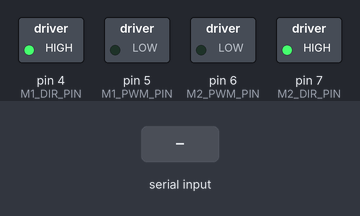
A sketch run on a simulated Arduino Uno, built with avr-gcc and run on an emulated ATmega328P. On the bench: switched loads named in the sketch (green lamp = pin HIGH). The inputs (shaded band) are chosen by the test bench. What the sketch prints to the serial monitor is not drawn.

Above: at 1.2 s.
1.3 s: "f\n" received over the second serial link
At 1.7 s:
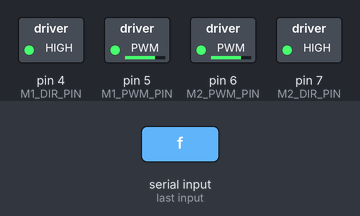
3.3 s: "b\n" received over the second serial link
At 3.7 s:
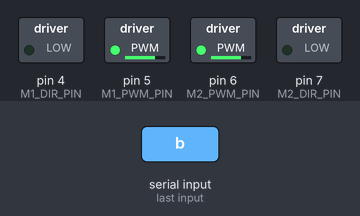
5.3 s: "l\n" received over the second serial link
At 5.7 s:
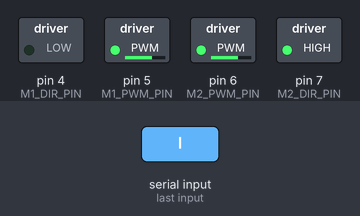
7.3 s: "r\n" received over the second serial link
At 7.6 s:
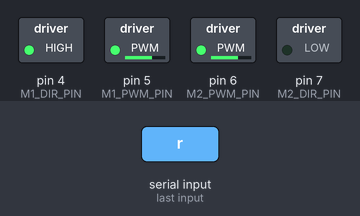
Timing chart, 0 to 10.3 s (numbered marks = the images above; inputs shaded):
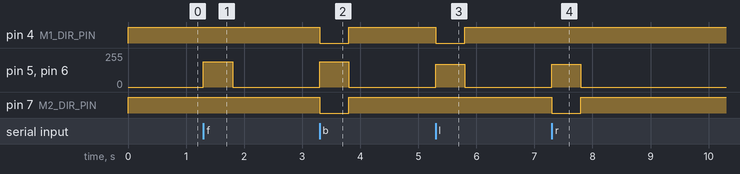

The sketch:

arduino_uno_hc05_mdds10.ino
```cpp
#include <SoftwareSerial.h>

// ------------------------------------------------------------
// HC-05 Bluetooth (UNO)
// ------------------------------------------------------------
// Arduino pin 10 (RX) <- HC-05 TX
// Arduino pin 11 (TX) -> HC-05 RX (through voltage divider)
static const uint8_t BT_RX_PIN = 10;
static const uint8_t BT_TX_PIN = 11;
SoftwareSerial BT(BT_RX_PIN, BT_TX_PIN);

// ------------------------------------------------------------
// MDDS10 motor driver (PWM + DIR mode)
// ------------------------------------------------------------
// Update these pins to match your wiring.
static const uint8_t M1_PWM_PIN = 5;   // Left motor PWM
static const uint8_t M1_DIR_PIN = 4;   // Left motor DIR
static const uint8_t M2_PWM_PIN = 6;   // Right motor PWM
static const uint8_t M2_DIR_PIN = 7;   // Right motor DIR

// Flip if any motor spins in opposite direction.
static const bool INVERT_LEFT_MOTOR = false;
static const bool INVERT_RIGHT_MOTOR = false;

// Speed profiles (0..255)
static const int DRIVE_SPEED = 190;
static const int TURN_SPEED = 170;

// If no command arrives for this time, stop motors.
static const unsigned long COMMAND_TIMEOUT_MS = 500;
unsigned long lastCommandMs = 0;

void setMotor(int value, uint8_t pwmPin, uint8_t dirPin, bool invert) {
  value = constrain(value, -255, 255);
  bool forward = (value >= 0);
  int pwm = abs(value);

  if (invert) {
    forward = !forward;
  }

  digitalWrite(dirPin, forward ? HIGH : LOW);
  analogWrite(pwmPin, pwm);
}

void applyDrive(int left, int right) {
  setMotor(left, M1_PWM_PIN, M1_DIR_PIN, INVERT_LEFT_MOTOR);
  setMotor(right, M2_PWM_PIN, M2_DIR_PIN, INVERT_RIGHT_MOTOR);
}

void stopChair() {
  applyDrive(0, 0);
}

void handleCommand(char c) {
  switch (c) {
    case 'f': // forward
      applyDrive(+DRIVE_SPEED, +DRIVE_SPEED);
      break;
    case 'b': // backward
      applyDrive(-DRIVE_SPEED, -DRIVE_SPEED);
      break;
    case 'l': // pivot left
      applyDrive(-TURN_SPEED, +TURN_SPEED);
      break;
    case 'r': // pivot right
      applyDrive(+TURN_SPEED, -TURN_SPEED);
      break;
    case 's': // stop
      stopChair();
      break;
    default:
      return; // ignore unknown bytes
  }

  lastCommandMs = millis();
}

void setup() {
  pinMode(M1_PWM_PIN, OUTPUT);
  pinMode(M1_DIR_PIN, OUTPUT);
  pinMode(M2_PWM_PIN, OUTPUT);
  pinMode(M2_DIR_PIN, OUTPUT);

  stopChair();

  Serial.begin(115200);
  BT.begin(9600); // HC-05 default baud

  lastCommandMs = millis();
  Serial.println("GoThrough wheelchair controller ready.");
}

void loop() {
  while (BT.available() > 0) {
    char c = (char)BT.read();

    // Ignore CR/LF if sender uses println.
    if (c == '\r' || c == '\n') {
      continue;
    }

    handleCommand(c);
  }

  // Safety failsafe
  if (millis() - lastCommandMs > COMMAND_TIMEOUT_MS) {
    stopChair();
  }
}
```

Measured:
- after the input at 1.3 s, pin 5 (M1_PWM_PIN), pin 6 (M2_PWM_PIN): 0/255 → 190/255 at once, → 0/255 0.50 s later
- after the input at 3.3 s, pin 4 (M1_DIR_PIN), pin 7 (M2_DIR_PIN): HIGH → LOW at once, → HIGH 0.50 s later; pin 5 (M1_PWM_PIN), pin 6 (M2_PWM_PIN): 0/255 → 190/255 at once, → 0/255 0.50 s later
- after the input at 5.3 s, pin 4 (M1_DIR_PIN): HIGH → LOW at once, → HIGH 0.50 s later; pin 5 (M1_PWM_PIN), pin 6 (M2_PWM_PIN): 0/255 → 170/255 at once, → 0/255 0.50 s later
- after the input at 7.3 s, pin 5 (M1_PWM_PIN), pin 6 (M2_PWM_PIN): 0/255 → 170/255 at once, → 0/255 0.50 s later; pin 7 (M2_DIR_PIN): HIGH → LOW at once, → HIGH 0.50 s later
